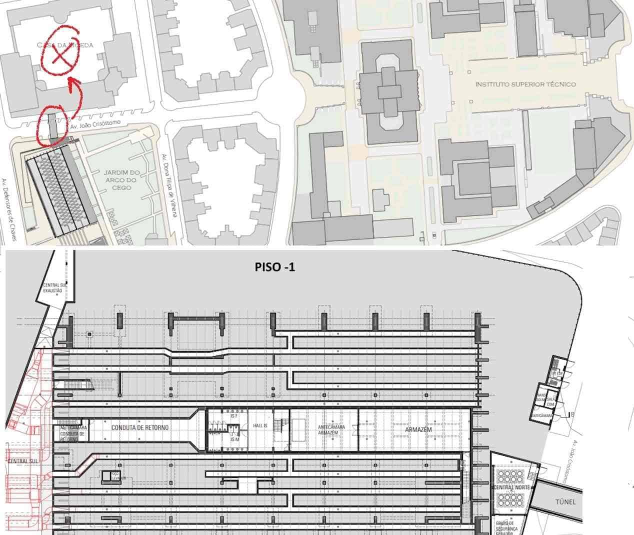
#> input picture Parte 1/findings_G57/secrets/secret_piso01.jpeg, 1268 x 1070 px (shown at 1/2 size)
$ python Hide_Spectrogram_Tool_v2.7.9.py '../../../Parte 1/findings_G57/secrets/secret_piso01.jpeg'
#> lines starting #> are read from the running program, lines starting #| are printed output that depends on the picture
import wave
import sys
import numpy as np
from PIL import Image


# --------------- PARAMETERS -------------
MAX_FREQUENCY = 22000 # Hz
MIN_FREQUENCY = 20 # Hz

# 44100Hz if we use the audible frequencies
# 88200Hz if we use the inaudible frequencies
DOUBLE_SAMPLE_RATE = 88200  # Sample rate in Hz
SAMPLE_RATE = 44100
FINAL_AMPLITUDE = 1

audible_flag_types = {
    "-i" : {
        "max_frequency": 44000,
        "min_frequency": 23000,
        "sample_rate": DOUBLE_SAMPLE_RATE
        },
    "-a" : {
        "max_frequency": MAX_FREQUENCY,
        "min_frequency": MIN_FREQUENCY,
        "sample_rate": SAMPLE_RATE
        },
    "-h" : {
        "max_frequency": 33000,
        "min_frequency": 9000,
        "sample_rate": DOUBLE_SAMPLE_RATE
        },
}


# determines how wide each pixel is in the spectrogram.
# a good rule is to compute NSamples / SAMPLE_RATE and see how much time (in seconds) will be granted for each pixel
NSAMPLES_PER_PIXEL = 15000
FREQUENCY_RESOLUTION = 200 # number of vertical lines to represent the message in the spectrogram

# WAV Parameters - DO NOT CHANGE
N_CHANNELS = 1;
SAMPLE_WIDTH_BYTES = 2     # 2 bytes = 16-bit
# -----------------------------------------

image_filename = ""
precomputed_frequencies = {}

def parse_input():
    global image_filename
    global MAX_FREQUENCY
    global MIN_FREQUENCY
    global SAMPLE_RATE

    arguments = sys.argv
    if len(arguments) == 2:
        image_filename = arguments[1:][0]
    elif len(arguments) == 3 and arguments[1:][1] in audible_flag_types:
        image_filename = arguments[1:][0]
        parameters_of_flag = audible_flag_types[arguments[1:][1]]
        MAX_FREQUENCY = parameters_of_flag['max_frequency']
        MIN_FREQUENCY = parameters_of_flag['min_frequency']
        SAMPLE_RATE = parameters_of_flag['sample_rate']

        print("NOTE:")
        print("To make the audio completely inaudible, you need to go through a filter pass and remove the sound of frequencies between 20Hz-20KHz with other software (such as FLStudio). Else, you will still notice some clicking sounds which are a result from the superposition of the 22KHz-44KHz frequencies.")
    else:
        print("Expected arguments: <image_secret_filename> <audible_flag>")
        print("     audible_flag (optional): ")
        print("              '-a' to hide the secret in the audible frequencies (20Hz-20Khz), making the noise audible. It's the default mode when the flag is not provided.")
        print("              '-h' to hide half the secret in the audible frequencies (20Hz-20Khz), and the other half in inaudible frequencies (23Khz-44Khz).")
        print("              '-i' to hide the secret in the inaudible frequencies (22Hz-44Khz), making the noise barely audible")
        exit()


def precompute_frequency_samples(image_height):
    """
    Precomputes the defined number of samples by the variable NSAMPLES_PER_PIXEL
    for each frequency line used.
    The number of frequency lines depends on the FREQUENCY_RESOLUTION
    Used to speedup the program - when summing up the frequencies corresponding to the pixels of the image
    we use the precomputed array of NSAMPLES_PER_PIXEL which corresponds to a sine wave with the frequency corresponding
    to the pixel's height index
    """
    freq_range_per_pixel = int((MAX_FREQUENCY - MIN_FREQUENCY) / image_height)
    freq_line_delta = (MAX_FREQUENCY - MIN_FREQUENCY) / FREQUENCY_RESOLUTION
    frequency_range_top = MAX_FREQUENCY # height index starts from top of the image, thus we start from highest frequency
    frequency_line = frequency_range_top
    frequency_range_bottom = frequency_range_top - freq_range_per_pixel + 1

    time_per_pixel = NSAMPLES_PER_PIXEL / SAMPLE_RATE
    t_pixel =  np.linspace(0, time_per_pixel, int(NSAMPLES_PER_PIXEL), False) # time passage

    for height in range(image_height):
        # for each frequency line on the current height pixel range, add the computed frequency samples to the precomputed map
        while frequency_line > MIN_FREQUENCY and frequency_range_bottom  <= frequency_line <= frequency_range_top:
            precomputed_frequency = np.zeros(NSAMPLES_PER_PIXEL)
            for s in range(NSAMPLES_PER_PIXEL):
                precomputed_frequency[s] = np.sin(2 * np.pi * frequency_line * t_pixel[s])
            precomputed_frequencies[frequency_line] = precomputed_frequency
            frequency_line -= freq_line_delta
        frequency_range_top -= freq_range_per_pixel
        frequency_range_bottom = frequency_range_top - freq_range_per_pixel + 1


def create_wav_file(sample_array, min_possible_val, max_possible_val):
    """
    Normalizes the image array, and writes it to a .wav file without compression
    """
    # Ensure that highest value is in 16-bit range
    sample_width_int = (2**(SAMPLE_WIDTH_BYTES*8)) / 2 - 1
    # normalize the signal to a range in [-sample_width_int, sample_width_int]
    minus_one_one_normalized = 2 * ( (sample_array - min_possible_val)  / (max_possible_val - min_possible_val) ) - 1
    audio = np.int16(minus_one_one_normalized *  FINAL_AMPLITUDE * sample_width_int)
    # print("nomalied signal:", audio)

    with wave.open('./Output/my-fav-song.wav', 'w') as wav_file:
        # Set the parameters
        wav_file.setparams((N_CHANNELS, SAMPLE_WIDTH_BYTES, SAMPLE_RATE, 0, 'NONE', 'not compressed'))

        # Write the audio
        wav_file.writeframes(audio.tobytes())


def convert_image_to_audio(image_array):
    """
    Converts image pixels into frequency lines.
    Uses the precomputed frequency lines vector


    image_array: 2D array representing the pixels in grayscale, with values ranging from 0 to 1.
    """
    image_width = image_array.shape[1]
    image_height = image_array.shape[0]
    freq_range_per_pixel = int((MAX_FREQUENCY - MIN_FREQUENCY) / image_height)
    freq_line_delta = (MAX_FREQUENCY - MIN_FREQUENCY) / FREQUENCY_RESOLUTION

    signal = np.zeros(image_width * NSAMPLES_PER_PIXEL)

    for width in range(image_width):
        frequency_range_top = MAX_FREQUENCY # height index starts from top of the image, thus we start from highest frequency
        frequency_line = frequency_range_top
        frequency_range_bottom = frequency_range_top - freq_range_per_pixel + 1
        for height in range(image_height):

            # sum sample values of all pixels of same column and create NSAMPLES_FOR_EACH_PIXEL number of samples
            while frequency_line > MIN_FREQUENCY and frequency_range_bottom  <= frequency_line <= frequency_range_top:
                if image_array[height, width] != 0: # if pixel has value, create the samples for that
                    index = width*NSAMPLES_PER_PIXEL
                    signal[index: index + NSAMPLES_PER_PIXEL] += image_array[height, width] * precomputed_frequencies[frequency_line]
                frequency_line -= freq_line_delta
            frequency_range_top -= freq_range_per_pixel
            frequency_range_bottom = frequency_range_top - freq_range_per_pixel + 1

        if frequency_range_top < MIN_FREQUENCY:
            continue

    return signal

# --------- MAIN ---------

parse_input()

print("Starting encoding the secret...")
# open & cinvert image to greyscale
img = Image.open(image_filename)
#> img is the input picture: PIL image 1268x1070 RGB; mean R, G, B 214.5, 213.8, 212.7
img_gray = img.convert("L")
img_array = np.array(img_gray)
# normalize to [0,1] values
img_normalized = 1 - (img_array / 255.0)
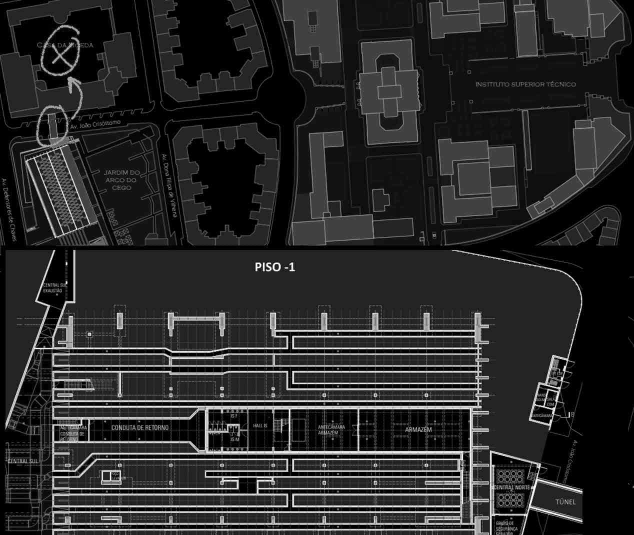
#> img_normalized: shape (1070, 1268) float64 (shown at 1/2 size); min 0, max 1, mean 0.161

precompute_frequency_samples(img_normalized.shape[0])
signal = convert_image_to_audio(img_normalized)
create_wav_file(signal, -FREQUENCY_RESOLUTION, FREQUENCY_RESOLUTION)

print("Done. Your secret is hidden in the audio file 'my-fav-song.wav' and is only visible using a spectrogram.")
print("Now to hide it better, join it with another audio (with the help of any other software)")
